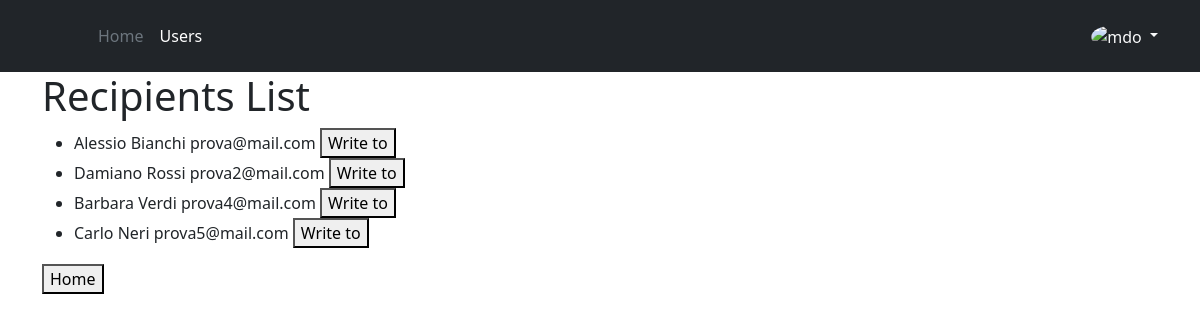
The page /recipients_list (signed in) on the database as committed earlier.
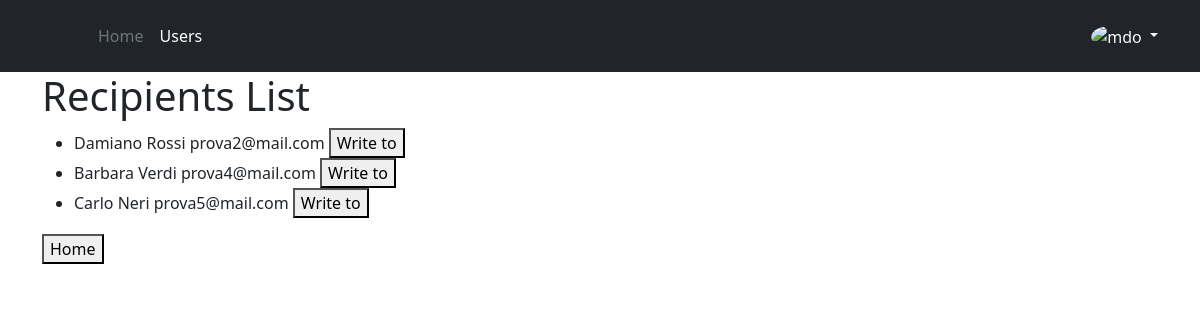
The same page on the database as committed later.
### monolith/database.py (models this page shows, shortened)
class User(db.Model):
    __tablename__ = 'user'
    id = db.Column(db.Integer, primary_key=True, autoincrement=True)
    email = db.Column(db.Unicode(128), unique=True, nullable=False)
    firstname = db.Column(db.Unicode(128))
    lastname = db.Column(db.Unicode(128))
    password = db.Column(db.Unicode(128))
    date_of_birth = db.Column(db.Date)
    is_active = db.Column(db.Boolean, default=True)
    is_admin = db.Column(db.Boolean, default=False)
    is_anonymous = False
    has_picture = db.Column(db.Boolean, default=False)  # has the user a personal profile picture
    '''
    TODO 2nd priority stuffs
    lottery_points = db.Column(db.integer, default=0)
    content_filter_enabled = db.Column(db.Boolean, default=False)
    '''
    sent_messages = db.relationship('Message', backref='sender', lazy=True)
    received_messages = db.relationship('Message_Recipient', backref='recipient', lazy=True)
    reported_messages = db.relationship('Report', backref='reporter', lazy=True)
    @property
    def is_authenticated(self):
        return self._authenticated

### monolith/views/list.py (the view)
@list.route('/recipients_list',methods=['GET'])
def users_list():
    if current_user is not None and hasattr(current_user, 'id'):
        list_logic = ListLogic()
        recipients = list_logic.retrieving_recipients(current_user.id)
        return render_template("recipients_list.html", users=recipients)
    else:
        return redirect('/login')

### monolith/auth.py (called while the page is built)
@login_manager.user_loader
def load_user(user_id):
    user = User.query.get(user_id)
    if user is not None:
        user._authenticated = True
    return user

### monolith/list_logic.py (called while the page is built, shortened)
    def retrieving_users(self, id):
        all_users = db.session.query(User).where(User.is_admin == False).where(User.id != id).where(User.is_active != False)
        return [a for a in all_users]

    def retrieving_users_in_blacklist(self, id):
        blacklist = db.session.query(Blacklist).where(or_(Blacklist.blocking_user_id == id, Blacklist.blocked_user_id == id))
        return [b for b in blacklist]

    def retrieving_recipients(self, id):
        all_users = self.retrieving_users(id)
        blacklist = self.retrieving_users_in_blacklist(id)
        return all_users

### monolith/templates/recipients_list.html (shortened to what this page needs)
{% extends "layout.html" %}
{% block content %}
<h1>Recipients List</h1>
<ul>
  {% for user in users: %}
  <li>
  {{user.firstname}} {{user.lastname}} {{user.email}}
  <button onclick="location.href = '/new_message?single_recipient={{user.email}}';" id="writeToButton" class="float-left submit-button">Write to</button>
  </li>
  {% endfor %}
</ul>
<button onclick="location.href = '/';" id="homeButton" class="float-left submit-button" >Home</button>
{% endblock %}

Rows that differ between the two databases and show on the page:
no longer on this page (row edited): User: firstname "Alessio", lastname "Bianchi", email "prova@mail.com"
